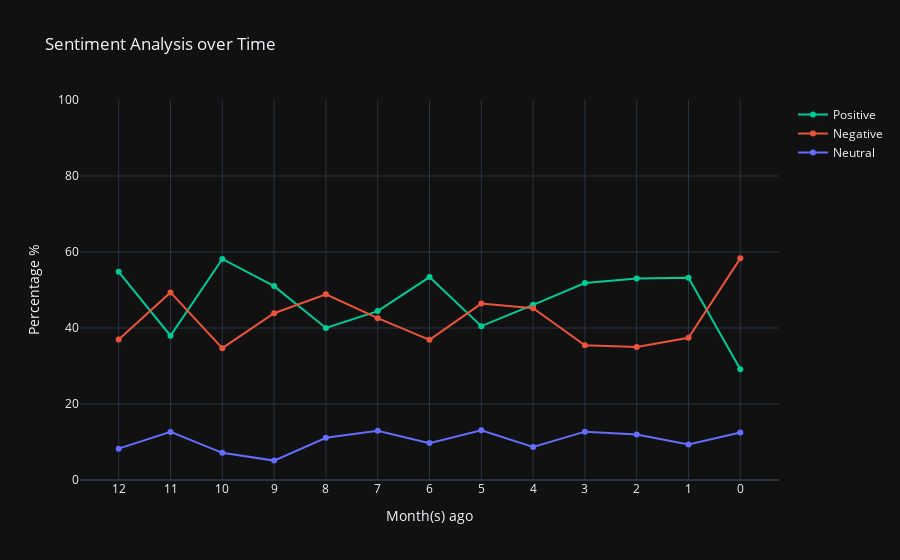

Source (notebook cell):
### Code cell
fig1 = go.Figure()

fig1.add_trace(go.Line(x=df_groupby_date_label.index,
                      y=df_groupby_date_label['POSITIVE']/df_groupby_date_label['TOTAL']*100,
                      line=dict(color='#00cc96'),
                      name='Positive',
                      text=['{:.2f}%'.format(v) for v in df_groupby_date_label['POSITIVE']/df_groupby_date_label['TOTAL']*100], hovertemplate='%{text}<extra></extra>'))

fig1.add_trace(go.Line(x=df_groupby_date_label.index,
                      y=df_groupby_date_label['NEGATIVE']/df_groupby_date_label['TOTAL']*100,
                      name='Negative',
                      line=dict(color='#eb533a'),
                      text=['{:.2f}%'.format(v) for v in df_groupby_date_label['NEGATIVE']/df_groupby_date_label['TOTAL']*100], hovertemplate='%{text}<extra></extra>'))

fig1.add_trace(go.Line(x=df_groupby_date_label.index,
                      y=df_groupby_date_label['NEUTRAL']/df_groupby_date_label['TOTAL']*100,
                      name='Neutral',
                      line=dict(color='#636efa'),
                      text=['{:.2f}%'.format(v) for v in df_groupby_date_label['NEUTRAL']/df_groupby_date_label['TOTAL']*100], hovertemplate='%{text}<extra></extra>'))

fig1.update_layout(title='Sentiment Analysis over Time', xaxis_title='Month(s) ago', yaxis_title='Percentage %', yaxis_range=[0,100])
fig1.show()

### Figure 1 — Plotly figure (JSON) as saved in the notebook; plotly's stock layout.template omitted (floating-point values rounded to 4 significant figures)
{"data": [{"hovertemplate": "%{text}<extra></extra>", "line": {"color": "#00cc96"}, "name": "Positive", "text": ["54.79%", "37.97%", "58.16%", "51.02%", "40.00%", "44.44%", "53.40%", "40.48%", "46.09%", "51.82%", "53.00%", "53.24%", "29.17%"], "type": "scatter", "x": ["12", "11", "10", "9", "8", "7", "6", "5", "4", "3", "2", "1", "0"], "y": [54.79, 37.97, 58.16, 51.02, 40, 44.44, 53.4, 40.48, 46.09, 51.82, 53, 53.24, 29.17]}, {"hovertemplate": "%{text}<extra></extra>", "line": {"color": "#eb533a"}, "name": "Negative", "text": ["36.97%", "49.37%", "34.69%", "43.88%", "48.89%", "42.59%", "36.89%", "46.43%", "45.22%", "35.45%", "35.00%", "37.41%", "58.33%"], "type": "scatter", "x": ["12", "11", "10", "9", "8", "7", "6", "5", "4", "3", "2", "1", "0"], "y": [36.97, 49.37, 34.69, 43.88, 48.89, 42.59, 36.89, 46.43, 45.22, 35.45, 35, 37.41, 58.33]}, {"hovertemplate": "%{text}<extra></extra>", "line": {"color": "#636efa"}, "name": "Neutral", "text": ["8.25%", "12.66%", "7.14%", "5.10%", "11.11%", "12.96%", "9.71%", "13.10%", "8.70%", "12.73%", "12.00%", "9.35%", "12.50%"], "type": "scatter", "x": ["12", "11", "10", "9", "8", "7", "6", "5", "4", "3", "2", "1", "0"], "y": [8.247, 12.66, 7.143, 5.102, 11.11, 12.96, 9.709, 13.1, 8.696, 12.73, 12, 9.353, 12.5]}], "layout": {"title": {"text": "Sentiment Analysis over Time"}, "xaxis": {"title": {"text": "Month(s) ago"}}, "yaxis": {"range": [0, 100], "title": {"text": "Percentage %"}}}}
